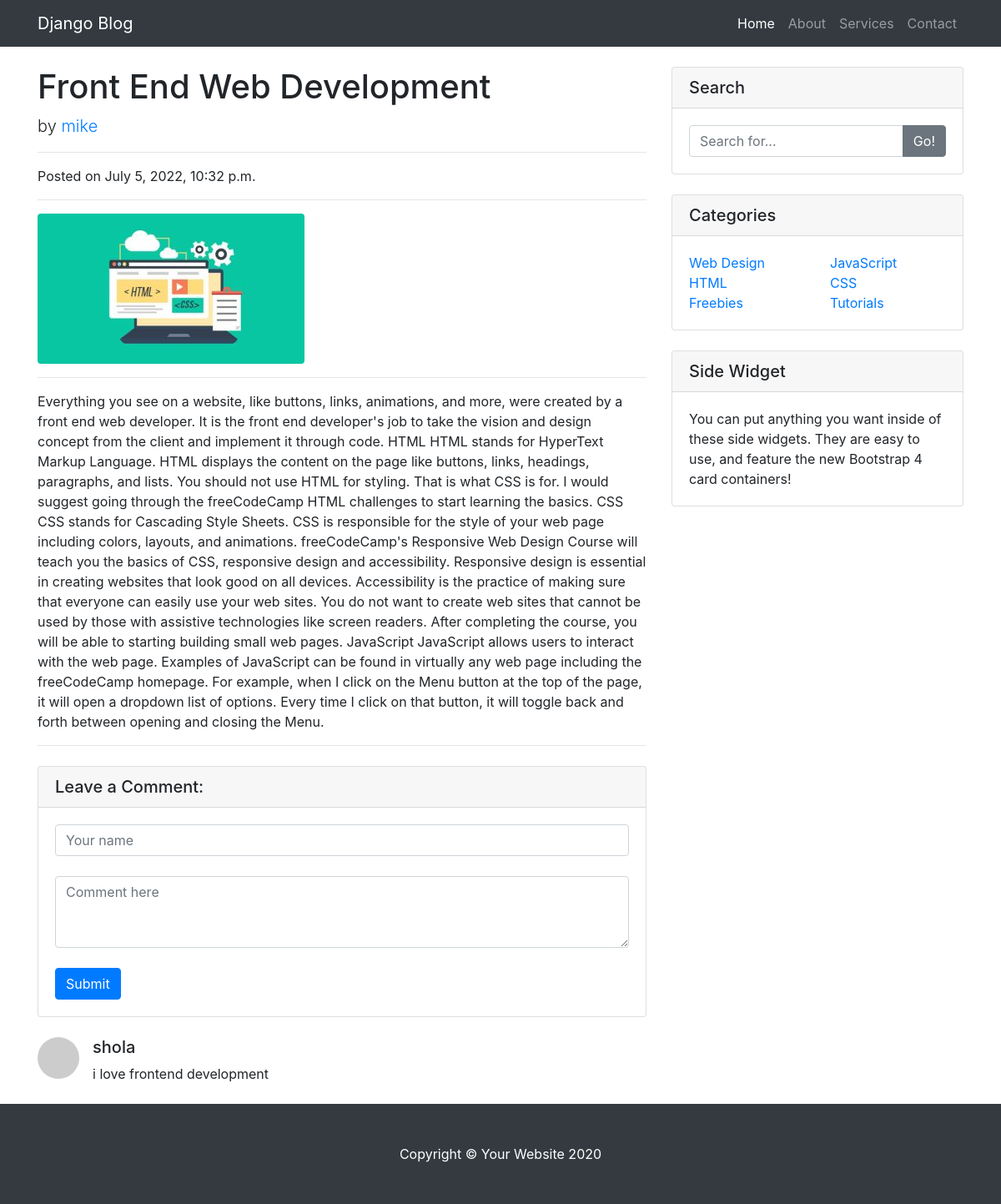
Page /blog/front-end-web-development on the committed database.
### base/models.py (models this page shows, shortened)
class Blog_Post(models.Model):
    image = models.ImageField(upload_to = 'img')
    title = models.CharField(max_length = 200)
    body = models.TextField()
    slug = models.SlugField()
    writer = models.ForeignKey(User, on_delete = models.CASCADE)
    create_on = models.DateTimeField(auto_now=True)

class Comment(models.Model):
    commenter = models.CharField(max_length = 50)
    body = models.TextField()
    post = models.ForeignKey(Blog_Post, on_delete= models.CASCADE, related_name='comments')

### base/views.py (the view)
# urls.py: path('<str:slug>', views.blog_detailView, name = 'blog_detail' )
def blog_detailView(request, slug):
    post = Blog_Post.objects.get(slug = slug)
    comments = post.comments.all()
    new_comment = None
    if request.method == 'POST':
        form = CommentForm(request.POST)
        if form.is_valid():
            new_comment = form.save(commit=False)
            new_comment.post = post
            new_comment.save()
            return HttpResponseRedirect(reverse('blog_detail', args = [str(post.slug)]))
    else:
        form = CommentForm()
    return render(request, 'blog_detail.html', {'post': post,
     'form': form, 'comments':comments, 'new_comment': new_comment})

### base/forms.py
class CommentForm(forms.ModelForm):
    commenter = forms.CharField(max_length=100, widget=forms.TextInput(attrs={
        'class': 'form-control', 'placeholder':'Your name'
    }))
    body = forms.CharField(max_length=100, widget = forms.Textarea(attrs={
        'class': 'form-control', 'placeholder': 'Comment here', 'rows': 3
    }))
    class Meta:
        model = Comment
        fields = ['commenter', 'body']

### base/templates/blog_detail.html (shortened to what this page needs)
{% extends 'base.html' %}
  {% block content %}
  <div class="container">
    <div class="row">
      <div class="col-lg-8">
        <h1 class="mt-4">{{post.title}}</h1>
        <p class="lead">
          by
          <a href="#">{{post.writer}}</a>
        </p>
        <hr>
        <p>Posted on {{post.create_on}} </p>
        <hr>
        <img class="img-fluid rounded" src="{{post.image.url}}" alt="">
        <hr>
        <p>{{post.body}}</p>
        <hr>
        <div class="card my-4">
          <h5 class="card-header">Leave a Comment:</h5>
          <div class="card-body">
            <form method="POST">
              {{form.commenter}}<br>
              {{form.body}}<br>
              <button type="submit" class="btn btn-primary">Submit</button>
            </form>
          </div>
        </div>
        {% for comment in comments %}
        <div class="media mb-4">
          <img class="d-flex mr-3 rounded-circle" src="http://placehold.it/50x50" alt="">
          <div class="media-body">
            <h5 class="mt-0">{{comment.commenter}}</h5>
           {{comment.body}}
          </div>
        </div>
        {% endfor %}
      </div>
{% endblock content %}

### static/css/blog-home.css (style rules this page uses)
body { padding-top: 56px; }

### rows in the picture
Blog_Post: title "Front End Web Development", writer "mike", create_on "July 5, 2022, 10:32 p.m.", image (picture), body "Everything you see on a website, like buttons, links, animations, and more, were created by a front end web developer. It is the front end developer's job to take the vision and design concept from the client and implement it through code. HTML HTML stands for HyperText Markup Language. HTML displays the content on the page like buttons, links, headings, paragraphs, and lists. You should not use HTML for styling. That is what CSS is for. I would suggest going through the freeCodeCamp HTML challenges to start learning the basics. CSS CSS stands for Cascading Style Sheets. CSS is responsible for the style of your web page including colors, layouts, and animations. freeCodeCamp's Responsive…"
Comment: commenter "shola", body "i love frontend development"
